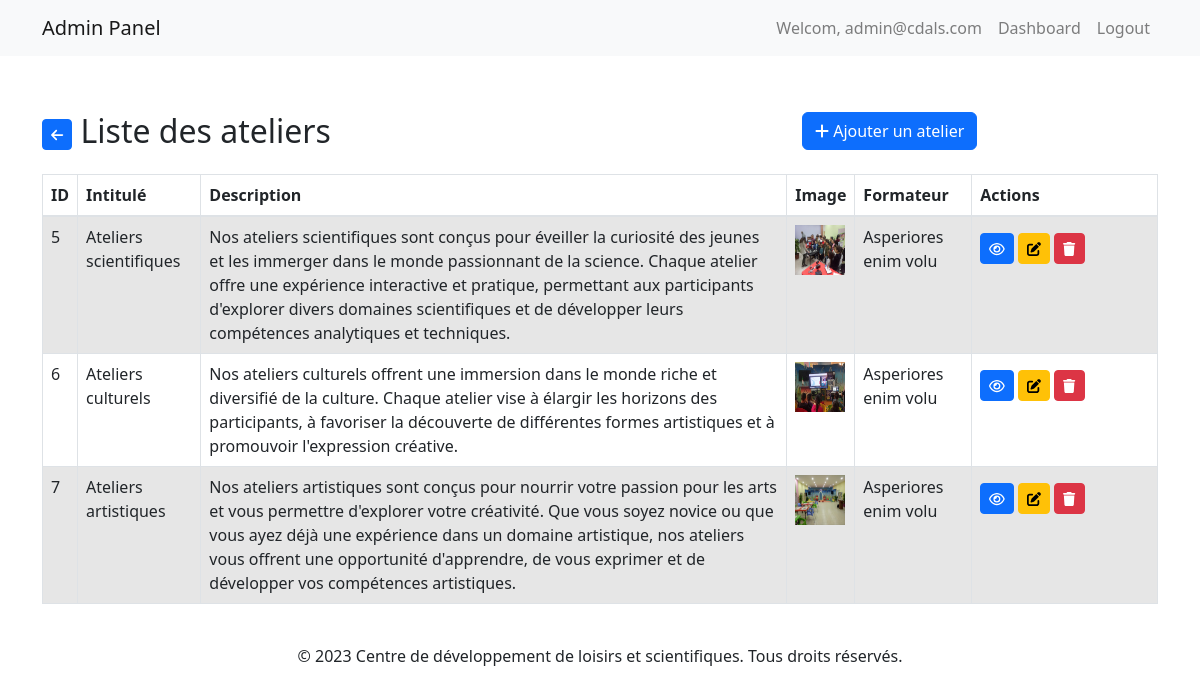
The app's page /admin/ateliers/index.php (signed in), older data.
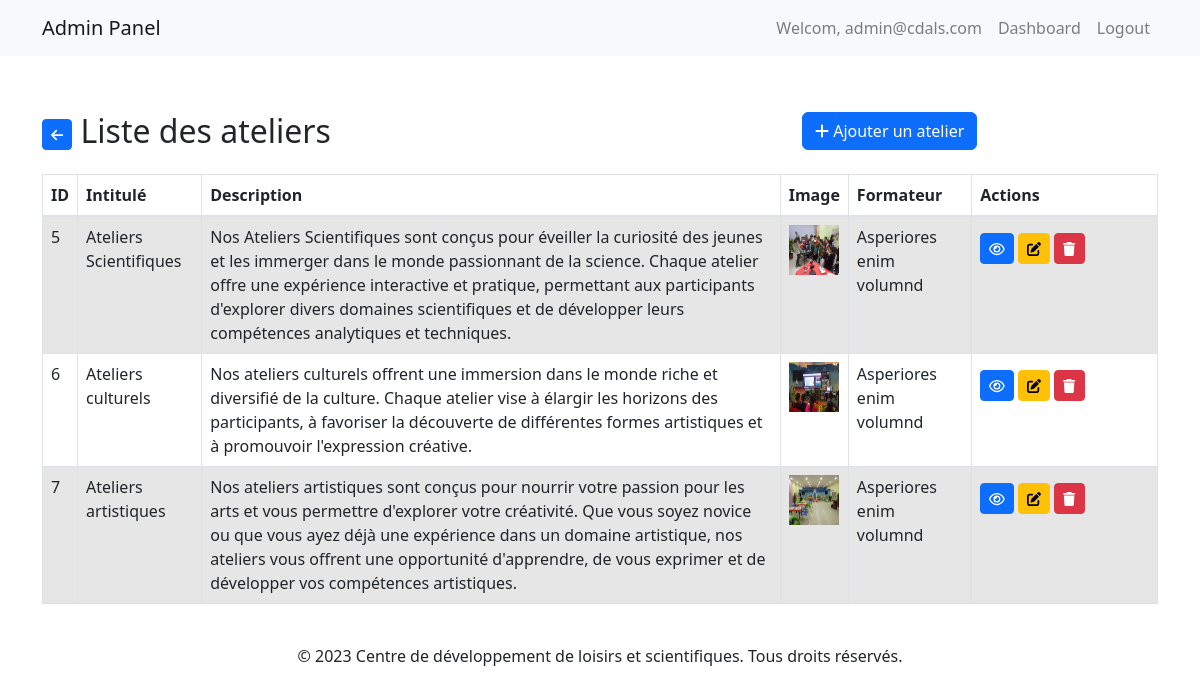
The same page, newer data.
### tables this page shows
CREATE TABLE `ateliers` (
  `ID_ate` int(10) NOT NULL,
  `intitule_ate` varchar(255) NOT NULL,
  `image_ate` varchar(255) NOT NULL,
  `description_ate` text NOT NULL,
  `ID_form_foreign` int(11) DEFAULT NULL
);

CREATE TABLE `formateurs` (
  `ID_form` int(10) NOT NULL,
  `Nom_form` varchar(255) NOT NULL,
  `prenom_form` varchar(255) NOT NULL,
  `Email_form` varchar(255) NOT NULL,
  `telephon_form` varchar(255) NOT NULL
);

### admin/ateliers/index.php (the view, shortened to what this page needs)
<?php include("../layout.php"); ?>
<head>
    <link rel="stylesheet" href="../../assets/fonts/css/all.min.css">
    <link rel="stylesheet" href="../../assets/bootstrap/css/bootstrap.min.css">
</head>
<div class="container overflow-auto">
    <div class="row justify-content-between mt-2 mb-2">
        <h2 class="col-4"><a href="../admin_panel.php" class="btn btn-primary btn-sm"> <i class="fa fa-arrow-left"></i> </a> Liste des ateliers</h2>
        <div class="col-4">
            <a href="ajouter.php" class="btn btn-primary mb-3"><i class="fas fa-plus"></i>  Ajouter un atelier</a>
        </div>
    </div>
    <table class="table table-striped table-bordered">
        <thead>
            <tr>
                <th>ID</th>
                <th>Intitulé</th>
                <th>Description</th>
                <th>Image</th>
                <th>Formateur</th>
                <th>Actions</th>
            </tr>
        </thead>
        <tbody>
            <?php
            require_once '../../config/bdd.php';
            $sql = "SELECT a.*, f.nom_form FROM ateliers a LEFT JOIN formateurs f ON a.ID_form_foreign = f.ID_form";
            $result = mysqli_query($conn, $sql);
            if (mysqli_num_rows($result) > 0) {
                while ($row = mysqli_fetch_assoc($result)) {
                    echo '<tr>';
                    echo '<td>' . $row['ID_ate'] . '</td>';
                    echo '<td>' . $row['intitule_ate'] . '</td>';
                    echo '<td>' . $row['description_ate'] . '</td>';
                    echo '<td><img src="../../images/' . $row['image_ate'] . '" width="50" height="50"></td>';
                    echo '<td>' . $row['nom_form'] . '</td>';
                    echo '<td class="col-2">';
                    echo '<a href="voir.php?id=' . $row['ID_ate'] . '" class="btn btn-primary btn-sm mt-2 mb-2"><i class="fa-regular fa-eye"></i></a> ';
                    echo '<a href="modifier.php?id=' . $row['ID_ate'] . '" class="btn btn-warning btn-sm mt-2 mb-2"><i class="fa fa-edit"></i></a> ';
                    echo '<a href="supprimer.php?id=' . $row['ID_ate'] . '" class="btn btn-danger btn-sm mt-2 mb-2"><i class="fa fa-trash"></i></a>';
                    echo '</td>';
                    echo '</tr>';
                }
            } else {
                echo '<tr><td colspan="8">Aucun atelier trouvé.</td></tr>';
            }
            ?>
        </tbody>
    </table>
</div>

Row changes from the older to the newer data that the page shows:
changed ateliers id 5: intitule_ate "Ateliers scientifiques" → "Ateliers Scientifiques"; description_ate "Nos ateliers scientifiques sont conçus pour éveiller…" → "Nos Ateliers Scientifiques sont conçus pour éveiller…"; ID_form_foreign.Nom_form "Asperiores enim volu" → "Asperiores enim volumnd"
changed through a linked row, ateliers "Ateliers culturels": ID_form_foreign.Nom_form "Asperiores enim volu" → "Asperiores enim volumnd"
changed through a linked row, ateliers "Ateliers artistiques": ID_form_foreign.Nom_form "Asperiores enim volu" → "Asperiores enim volumnd"
